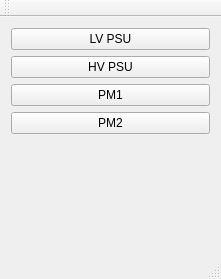
<?xml version="1.0" encoding="UTF-8"?>
<ui version="4.0">
 <class>MainWindow</class>
 <widget class="QMainWindow" name="MainWindow">
  <property name="geometry">
   <rect>
    <x>0</x>
    <y>0</y>
    <width>221</width>
    <height>279</height>
   </rect>
  </property>
  <property name="windowTitle">
   <string>ELITPC DCS client</string>
  </property>
  <widget class="QWidget" name="centralWidget">
   <layout class="QVBoxLayout" name="verticalLayout">
    <item>
     <widget class="QPushButton" name="StartLVpsu">
      <property name="text">
       <string>LV PSU</string>
      </property>
     </widget>
    </item>
    <item>
     <widget class="QPushButton" name="StartHVpsu">
      <property name="text">
       <string>HV PSU</string>
      </property>
     </widget>
    </item>
    <item>
     <widget class="QPushButton" name="StartPM1">
      <property name="text">
       <string>PM1</string>
      </property>
     </widget>
    </item>
    <item>
     <widget class="QPushButton" name="StartPM2">
      <property name="text">
       <string>PM2</string>
      </property>
     </widget>
    </item>
    <item>
     <spacer name="verticalSpacer">
      <property name="orientation">
       <enum>Qt::Vertical</enum>
      </property>
      <property name="sizeHint" stdset="0">
       <size>
        <width>20</width>
        <height>40</height>
       </size>
      </property>
     </spacer>
    </item>
   </layout>
  </widget>
  <widget class="QMenuBar" name="menuBar">
   <property name="geometry">
    <rect>
     <x>0</x>
     <y>0</y>
     <width>221</width>
     <height>25</height>
    </rect>
   </property>
  </widget>
  <widget class="QToolBar" name="mainToolBar">
   <attribute name="toolBarArea">
    <enum>TopToolBarArea</enum>
   </attribute>
   <attribute name="toolBarBreak">
    <bool>false</bool>
   </attribute>
  </widget>
  <widget class="QStatusBar" name="statusBar"/>
 </widget>
 <layoutdefault spacing="6" margin="11"/>
 <resources/>
 <connections/>
 <slots>
  <slot>startLVPSU()</slot>
  <slot>startHVPSU()</slot>
 </slots>
</ui>
